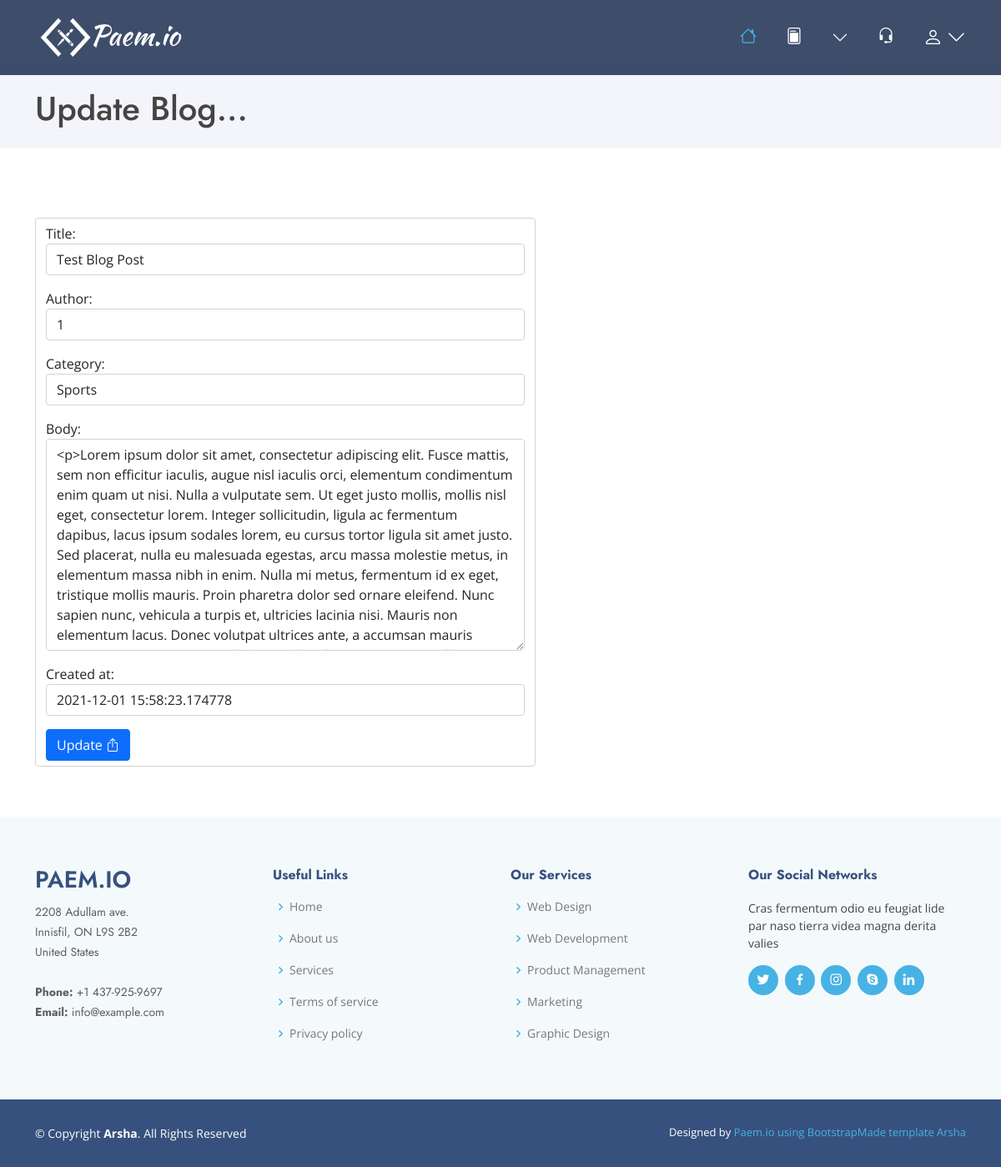
/bUpdate/edit/5, run on an earlier commit of the app's database.
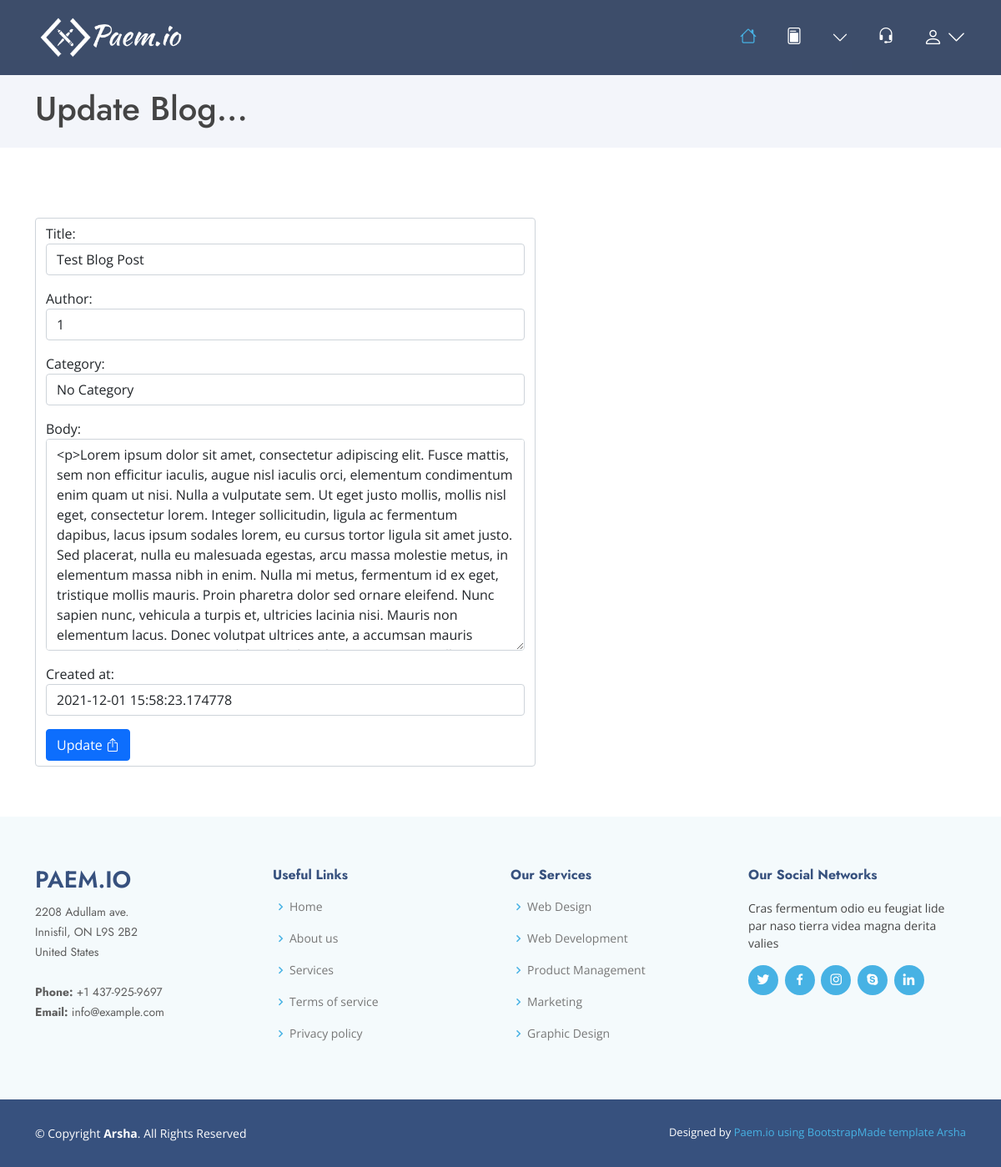
And on a later commit of the database.
### bis_app/models.py (models this page shows, shortened)
class post(models.Model):
    title = models.CharField(max_length=100)
    author = models.ForeignKey(User, on_delete=models.CASCADE)
    body = models.TextField()
    created_at = models.DateTimeField(default=datetime.now, blank=True)
    category = models.CharField(max_length=200, default="")
    likes = models.ManyToManyField(User, related_name='blog_likes')

### bis_app/views.py (the view)
# urls.py: path('bUpdate/edit/<int:pk>', EditPosts.as_view(), name='bUpdate'),
class EditPosts(UpdateView):
    model = post
    form_class = PostForm
    template_name = "bUpdate.html"

### bis_app/forms.py
class PostForm(forms.ModelForm):
    class Meta:
        model = post
        fields = ('title', 'author', 'category', 'body', 'created_at')
        widgets = {
            'title': forms.TextInput(attrs={'class': 'form-control'}),
            'author': forms.TextInput(attrs={'class': 'form-control', 'id': 'author'}),
            'category': forms.Select(choices=choices, attrs={'class': 'form-control'}),
            'body': forms.Textarea(attrs={'class': 'form-control'}),
            'created_at': forms.TextInput(attrs={'class': 'form-control'}),
        }

### templates/bUpdate.html (shortened to what this page needs)
{% extends 'base.html' %}
{% block header %}fixed-top header-inner-pages{% endblock %}
{% load static %}
    {% block content %}
    <main id="main">
        <section id="breadcrumbs" class="breadcrumbs">
        <div class="container">
            <ol style="padding-top: 9px;"></ol>
            <h1>Update Blog...</h1>
        </div>
        </section>
        <section class="inner-page">
        <div class="container"><br>
            <div class="form-control" style="width: 50vw;">
                <form method="POST">
                    {{ form.as_p }}
                    <button class="btn btn-primary">
                        Update
                        <i class="bi bi-box-arrow-up"></i>
                    </button>
                </form>
            </div>
        </div>
        </section>
    </main>
{% endblock %}

### templates/base.html (shortened to what this page needs)
{% load static %}
<!DOCTYPE html>
<html lang="en">
  <head>
    <link href="https://cdn.jsdelivr.net/npm/bootstrap@5.1.3/dist/css/bootstrap.min.css" rel="stylesheet">
    <link href="{% static 'assets/vendor/aos/aos.css' %}" rel="stylesheet">
    <link href="{% static 'assets/vendor/bootstrap/css/bootstrap.min.css' %}" rel="stylesheet">
    <link href="{% static 'assets/vendor/bootstrap-icons/bootstrap-icons.css' %}" rel="stylesheet">
    <link href="{% static 'assets/vendor/boxicons/css/boxicons.min.css' %}" rel="stylesheet">
    <link href="{% static 'assets/vendor/glightbox/css/glightbox.min.css' %}" rel="stylesheet">
    <link href="{% static 'assets/vendor/remixicon/remixicon.css' %}" rel="stylesheet">
    <link href="{% static 'assets/vendor/swiper/swiper-bundle.min.css' %}" rel="stylesheet">
    <link rel="stylesheet" type="text/css" href="{% static '/style.css' %}" >
  </head>
  <body>
    <header id="header" class="{% block header %}fixed-top {% endblock %}">
      <div class="container d-flex align-items-center">
        <a href="{% url 'home' %}" class="logo me-auto"><img src="{% static 'assets/img/Wlogo.png' %}" alt="" class="img-fluid"></a>
        <nav id="navbar" class="navbar">
          <ul>
            <li>
                <a class="nav-link scrollto active"  href="{% url 'home' %}">
                  <div class="hiddnTxt">
                    <span>
                      <i style="font-size: 20px;" class="bi bi-house">
                      </i>
                    </span>
                  </div>
                </a>
              </li>
            <li>
              <a class="nav-link scrollto" href="{% url 'bList' %}">
                <div class="hiddnTxt">
                  <span>
                    <i style="font-size: 20px;" class="bi bi-file-post"></i>
                  </span>
                </div>
              </a>
            </li>
            <li class="dropdown"><a href="#">
              <i style="font-size: 20px;" class="bi bi-chevron-down"></i></a>
            </li>
            <li>
              <a class="nav-link scrollto" href="#contact">
                <div class="hiddnTxt">
                  <span>
                    <i style="font-size: 20px; " class="bi bi-headset"></i>
                  </span>
                </div>
              </a>
            </li>
            {% block reg %}
            {% if user.is_authenticated %}
            <li class="dropdown getstarted"><a>{{user.username}}<i style="font-size: 23px;" class="bi bi-chevron-down"></i></a>
              <ul>
                <li><a href="{% url 'logout' %}">Logout</i></a></li>
                <li><a href="{% url 'bEditor' %}">Blog Editor</a></li>
                {% if user.id == 1 %}
                <li><a href="http://127.0.0.1:8000/admin">Admin Panel</a></li>
                {% endif%}
              </ul>
            </li>
            {% else %}
            <li class="dropdown"><a href="#"><i style="font-size: 23px;"class="bi bi-person"></i><i style="font-size: 23px;" class="bi bi-chevron-down"></i></a>
            </li>
            {% endif %}
            {% endblock %}
          </ul>
        </nav>
      </div>
    </header>
    {% block content %}
    {% endblock %}
    <footer id="footer">
      <div class="footer-top">
        <div class="container">
          <div class="row">
            <div class="col-lg-3 col-md-6 footer-contact">
              <h3>Paem.io</h3>
              <p>
                2208 Adullam ave. <br>
                Innisfil, ON L9S 2B2<br>
                United States <br><br>
                <strong>Phone:</strong> +1 437-925-9697<br>
                <strong>Email:</strong> info@example.com<br>
              </p>
            </div>
            <div class="col-lg-3 col-md-6 footer-links">
              <h4>Useful Links</h4>
              <ul>
                <li><i class="bx bx-chevron-right"></i> <a href="#">Home</a></li>
                <li><i class="bx bx-chevron-right"></i> <a href="#">About us</a></li>
                <li><i class="bx bx-chevron-right"></i> <a href="#">Services</a></li>
                <li><i class="bx bx-chevron-right"></i> <a href="#">Terms of service</a></li>
                <li><i class="bx bx-chevron-right"></i> <a href="#">Privacy policy</a></li>
              </ul>
            </div>
            <div class="col-lg-3 col-md-6 footer-links">
              <h4>Our Services</h4>
              <ul>
                <li><i class="bx bx-chevron-right"></i> <a href="#">Web Design</a></li>
                <li><i class="bx bx-chevron-right"></i> <a href="#">Web Development</a></li>
                <li><i class="bx bx-chevron-right"></i> <a href="#">Product Management</a></li>
                <li><i class="bx bx-chevron-right"></i> <a href="#">Marketing</a></li>
                <li><i class="bx bx-chevron-right"></i> <a href="#">Graphic Design</a></li>
              </ul>
            </div>
            <div class="col-lg-3 col-md-6 footer-links">
              <h4>Our Social Networks</h4>
              <p>Cras fermentum odio eu feugiat lide par naso tierra videa magna derita valies</p>
              <div class="social-links mt-3">
                <a href="#" class="twitter"><i class="bx bxl-twitter"></i></a>
                <a href="#" class="facebook"><i class="bx bxl-facebook"></i></a>
                <a href="#" class="instagram"><i class="bx bxl-instagram"></i></a>
                <a href="#" class="google-plus"><i class="bx bxl-skype"></i></a>
                <a href="#" class="linkedin"><i class="bx bxl-linkedin"></i></a>
              </div>
            </div>
          </div>
        </div>
      </div>
      <div class="container footer-bottom clearfix">
        <div class="copyright">
          &copy; Copyright <strong><span>Arsha</span></strong>. All Rights Reserved
        </div>
        <div class="credits">
          Designed by <a href="https://paem.io/">Paem.io using BootstrapMade template Arsha</a>
        </div>
      </div>
    </footer>
  </body>
</html>

### static/style.css (style rules this page uses)
body { font-family: "Open Sans", sans-serif; color: #444444; }
a { color: #47b2e4; text-decoration: none; }
h1, h2, h3, h4, h5, h6 { font-family: "Jost", sans-serif; }
#header { transition: all 0.5s; z-index: 997; padding: 15px 0; }
#header.header-scrolled, #header.header-inner-pages { background: rgba(40, 58, 90, 0.9); }
#header .logo { font-size: 30px; margin: 0; padding: 0; line-height: 1; font-weight: 500; letter-spacing: 2px; text-transform: uppercase; }
#header .logo img { max-height: 60px; }
.navbar { padding: 0; }
.navbar ul { margin: 0; padding: 0; display: flex; list-style: none; align-items: center; }
.navbar li { position: relative; }
.navbar a, .navbar a:focus { display: flex; align-items: center; justify-content: space-between; padding: 10px 0 10px 30px; font-size: 15px; font-weight: 500; color: #fff; white-space: nowrap; transition: 0.3s; }
.navbar a i, .navbar a:focus i { font-size: 12px; line-height: 0; margin-left: 5px; }
.navbar a:hover, .navbar .active, .navbar .active:focus, .navbar li:hover > a { color: #47b2e4; }
section { padding: 60px 0; overflow: hidden; }
.breadcrumbs { padding: 15px 0; background: #f3f5fa; min-height: 40px; margin-top: 72px; }
.breadcrumbs ol { display: flex; flex-wrap: wrap; list-style: none; padding: 0 0 10px 0; margin: 0; font-size: 14px; }
#footer { font-size: 14px; background: #37517e; }
#footer .footer-top { padding: 60px 0 30px 0; background: rgb(244, 250, 252); }
#footer .footer-top .footer-contact { margin-bottom: 30px; }
#footer .footer-top .footer-contact h3 { font-size: 28px; margin: 0 0 10px 0; padding: 2px 0 2px 0; line-height: 1; text-transform: uppercase; font-weight: 600; color: #37517e; }
#footer .footer-top .footer-contact p { font-size: 14px; line-height: 24px; margin-bottom: 0; font-family: "Jost", sans-serif; color: #5e5e5e; }
#footer .footer-top h4 { font-size: 16px; font-weight: bold; color: #37517e; position: relative; padding-bottom: 12px; }
#footer .footer-top .footer-links { margin-bottom: 30px; }
#footer .footer-top .footer-links ul { list-style: none; padding: 0; margin: 0; }
#footer .footer-top .footer-links ul i { padding-right: 2px; color: #47b2e4; font-size: 18px; line-height: 1; }
#footer .footer-top .footer-links ul li { padding: 10px 0; display: flex; align-items: center; }
#footer .footer-top .footer-links ul li:first-child { padding-top: 0; }
#footer .footer-top .footer-links ul a { color: #777777; transition: 0.3s; display: inline-block; line-height: 1; }
#footer .footer-top .social-links a { font-size: 18px; display: inline-block; background: #47b2e4; color: #fff; line-height: 1; padding: 8px 0; margin-right: 4px; border-radius: 50%; text-align: center; width: 36px; height: 36px; transition: 0.3s; }
#footer .footer-bottom { padding-top: 30px; padding-bottom: 30px; color: #fff; }
#footer .copyright { float: left; }
#footer .credits { float: right; font-size: 13px; }
#footer .credits a { transition: 0.3s; }

What changed in the data, as far as the page shows it:
changed post "Test Blog Post": category "Sports" → "No Category"
